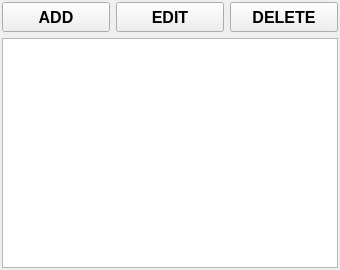
<?xml version="1.0" encoding="UTF-8"?>
<ui version="4.0">
 <class>userMgr</class>
 <widget class="QWidget" name="userMgr">
  <property name="geometry">
   <rect>
    <x>0</x>
    <y>0</y>
    <width>340</width>
    <height>270</height>
   </rect>
  </property>
  <property name="minimumSize">
   <size>
    <width>0</width>
    <height>0</height>
   </size>
  </property>
  <property name="font">
   <font>
    <pointsize>12</pointsize>
    <weight>75</weight>
    <bold>true</bold>
   </font>
  </property>
  <property name="windowTitle">
   <string>Form</string>
  </property>
  <layout class="QVBoxLayout" name="verticalLayout">
   <property name="leftMargin">
    <number>2</number>
   </property>
   <property name="topMargin">
    <number>2</number>
   </property>
   <property name="rightMargin">
    <number>2</number>
   </property>
   <property name="bottomMargin">
    <number>2</number>
   </property>
   <item>
    <layout class="QHBoxLayout" name="horizontalLayout">
     <item>
      <widget class="QPushButton" name="pb_add">
       <property name="minimumSize">
        <size>
         <width>0</width>
         <height>30</height>
        </size>
       </property>
       <property name="text">
        <string>ADD</string>
       </property>
       <property name="flat">
        <bool>false</bool>
       </property>
      </widget>
     </item>
     <item>
      <widget class="QPushButton" name="pb_edit">
       <property name="minimumSize">
        <size>
         <width>0</width>
         <height>30</height>
        </size>
       </property>
       <property name="text">
        <string>EDIT</string>
       </property>
       <property name="flat">
        <bool>false</bool>
       </property>
      </widget>
     </item>
     <item>
      <widget class="QPushButton" name="pb_delete">
       <property name="minimumSize">
        <size>
         <width>0</width>
         <height>30</height>
        </size>
       </property>
       <property name="text">
        <string>DELETE</string>
       </property>
       <property name="flat">
        <bool>false</bool>
       </property>
      </widget>
     </item>
    </layout>
   </item>
   <item>
    <widget class="QListWidget" name="lw_users">
     <property name="minimumSize">
      <size>
       <width>0</width>
       <height>0</height>
      </size>
     </property>
     <property name="font">
      <font>
       <weight>50</weight>
       <bold>false</bold>
      </font>
     </property>
    </widget>
   </item>
  </layout>
 </widget>
 <resources/>
 <connections/>
</ui>
